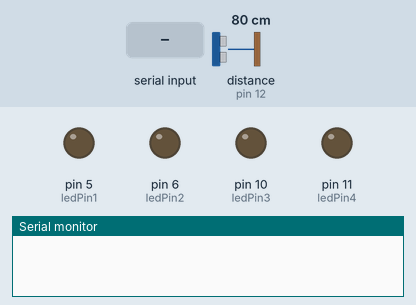
Simulated run of this sketch. Board: Arduino Uno, built with avr-gcc and run on an emulated ATmega328P. On the bench: output pins drawn as LEDs (lit = HIGH), the last lines printed to the serial monitor. Wiring (inferred from the names in the program): ultrasonic range finder: trigger pin 8; echo pin 12. Dashed ring = blinking. The test bench sets the inputs (shaded band); at power-on: distance to the obstacle (sensor on pin 12) 80 cm. The echo pulse lasts 58.3 µs per cm; pins used as bus, display or sensor lines are not drawn.

Above: at 1.2 s.
1.3 s: distance to the obstacle (sensor on pin 12) set to 6 cm
2.8 s: distance to the obstacle (sensor on pin 12) set to 3 cm
At 3.6 s:
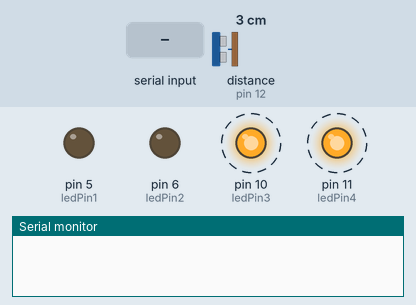
5.8 s: "U" received over Serial
At 6.29 s:
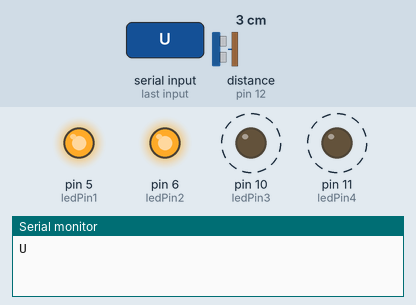
8.8 s: "R" received over Serial
At 10.8 s:
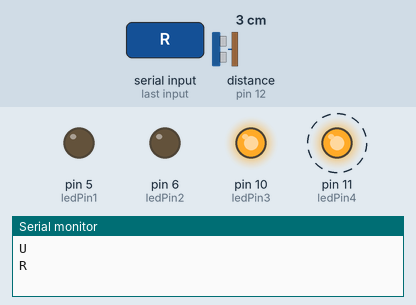
11.8 s: "L" received over Serial
At 14.7 s:
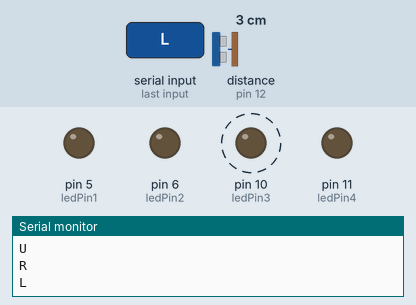
14.8 s: distance to the obstacle (sensor on pin 12) set to 9 cm
At 15.5 s:
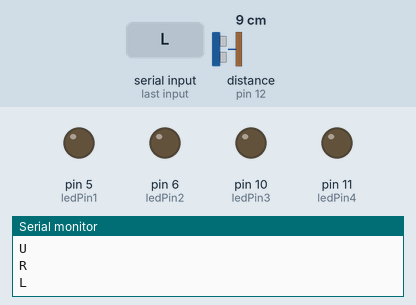
Timing chart, 0 to 17.3 s (numbered marks = the images above; inputs shaded):
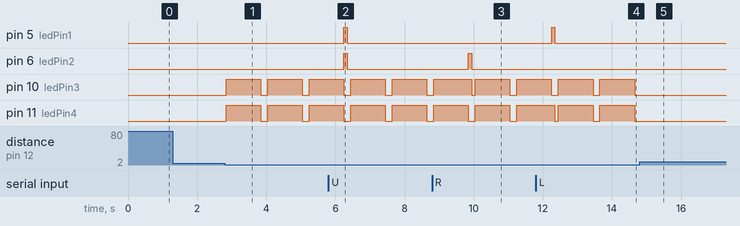

Measured:
- the behaviour switches between 5 and 4 cm on distance to the obstacle (sensor on pin 12) (found by bisection; images 0 and 1)
- after the input at 1.3 s, every drawn part: stays the same
- after the input at 2.8 s, pin 10 (ledPin3), pin 11 (ledPin4): alternates HIGH for 1.0 s and LOW for 0.20 s, starting after 0.05 s
- after the input at 5.8 s, pin 5 (ledPin1), pin 6 (ledPin2): LOW → HIGH after 0.45 s, → LOW 0.10 s later
- after the input at 8.8 s, pin 6 (ledPin2): LOW → HIGH after 1.0 s, → LOW 0.10 s later
- after the input at 11.8 s, pin 5 (ledPin1): LOW → HIGH after 0.45 s, → LOW 0.10 s later
- after the input at 14.8 s, pin 10 (ledPin3), pin 11 (ledPin4): stops changing and stays LOW

The sketch:

minor.ino
```cpp
#define trigPin 8
#define echoPin 12
char val; // Data received from the serial port
 int ledPin1 = 5;//right motor
 int ledPin2 = 6; //left motor
 int ledPin3 = 10;//right motor
 int ledPin4 = 11; //left motor
 int sensorReading = 1;
 int sensorReading1 = 1;
 const int UltraSensor= A0;

 void setup() {
 pinMode(ledPin1, OUTPUT); // Set pin as OUTPUT
 pinMode(ledPin2, OUTPUT);
 pinMode(ledPin3, OUTPUT); // Set pin as OUTPUT
 pinMode(ledPin4, OUTPUT);
 pinMode(UltraSensor, INPUT);
 pinMode(trigPin, OUTPUT);
  pinMode(echoPin, INPUT);
 Serial.begin(9600); // Start serial communication at 9600 bps
 //Serial.flush();
 }

 void loop() {//digitalWrite(13, LOW);

 //Serial.flush();
 //val = '';
 long duration, distance;
  digitalWrite(trigPin, LOW);  // Added this line
  delayMicroseconds(2); // Added this line
  digitalWrite(trigPin, HIGH);
  delayMicroseconds(10); // Added this line
  digitalWrite(trigPin, LOW);
  duration = pulseIn(echoPin, HIGH);
  distance = (duration/2) / 29.1;
  //Serial.println(distance);
  if (distance < 4) {
 analogWrite(5, 0);
 analogWrite(6, 0);
 analogWrite(10, 255); // rotate right motor
 analogWrite(11, 255); // rotate left motor
 //val='N';
 delay(1000);
 analogWrite(5, 0);
 analogWrite(6, 0);
 analogWrite(10, 0); // rotate right motor
 analogWrite(11, 0); // rotate left motor
 }
 else
 digitalWrite(13, LOW);
 if (Serial.available()) // If data is available to read,
 {
 val = Serial.read();
 Serial.println(val); // read it and store it in val


 }
 if (val == 'U') // If U was received
 {
 //digitalWrite(13, LOW);
 analogWrite(5, 255); // rotate right motor
 analogWrite(6, 255); // rotate left motor
 analogWrite(10, 0); // rotate right motor
 analogWrite(11, 0); // rotate left motor
 val='N';
 delay(100);
 analogWrite(5, 0); // stop the motor
 analogWrite(6, 0); //stop the motor
 analogWrite(10, 0); // rotate right motor
 analogWrite(11, 0); // rotate left motor
 //digitalWrite(13, HIGH);
 }
else if (val == 'R') // If R was received
{
 analogWrite(5, 0);
 analogWrite(6, 255);
 analogWrite(10, 255); // rotate right motor
 analogWrite(11, 0); // rotate left motor
 val='N';
 delay(100);
 analogWrite(5, 0);
 analogWrite(6, 0);
 analogWrite(10, 0); // rotate right motor
 analogWrite(11, 0); // rotate left motor
 }
else if (val == 'L') // If L was received
{
 analogWrite(5, 255);
 analogWrite(6, 0);
 analogWrite(10, 0); // rotate right motor
 analogWrite(11, 255); // rotate left motor
 val='N';
 delay(100);
 analogWrite(5, 0);
 analogWrite(6, 0);
 analogWrite(10, 0); // rotate right motor
 analogWrite(11, 0); // rotate left motor
 }
else if (val == 'B') // If B was received
{
 analogWrite(5, 0);
 analogWrite(6, 0);
 analogWrite(10, 255); // rotate right motor
 analogWrite(11, 255); // rotate left motor
 val='N';
 delay(100);
 analogWrite(5, 0);
 analogWrite(6, 0);
 analogWrite(10, 0); // rotate right motor
 analogWrite(11, 0); // rotate left motor
 }
 else if (val == 'S') // If S was received
 {
   Serial.flush();
 sensorReading = analogRead(UltraSensor);
 //int reading=sensorReading/10;
 //int x = 2;
 //Serial.print(sensorReading1);
 //Serial.println(" ");
 Serial.write(sensorReading);
 val='N';
 Serial.flush();
 //sensorReading = 0;
 delay(100);

 }
 else {
   delay(100);
 analogWrite(5, 0);
 analogWrite(6, 0);
 analogWrite(10, 0); // rotate right motor
 analogWrite(11, 0); // rotate left motor
 }
 delay(100);
 analogWrite(5, 0);
 analogWrite(6, 0);
 analogWrite(10, 0); // rotate right motor
 analogWrite(11, 0); // rotate left motor
 // Wait 100 milliseconds for next reading
 }
```
